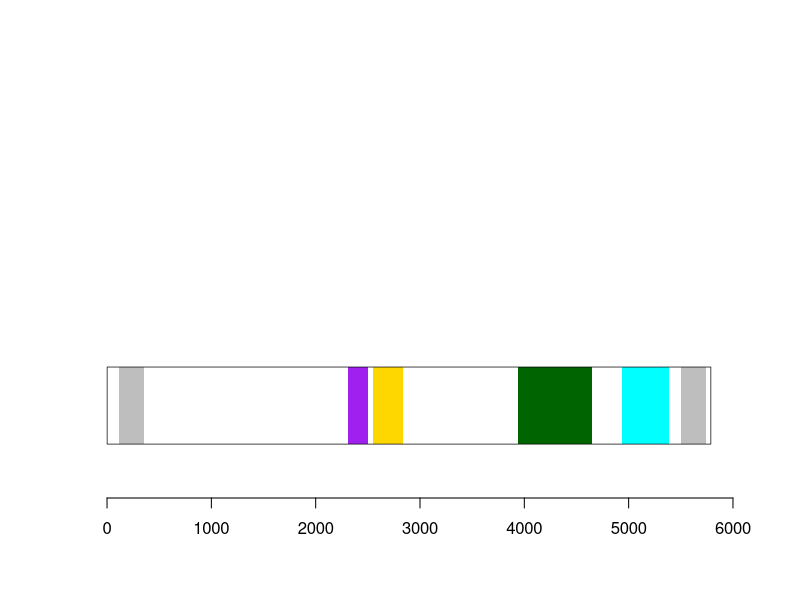

Recreate this plot in R.



pdf("plots/copia_element.pdf", width = 5, height = 3)

plot(1, type= 'n', xlim=c(0,6000), ylim=c(0,100), axes=F, xlab="", ylab="")
axis(1)

# LTRs
rect(119, 10, 359, 30, lwd = NA, col = "grey")
rect(5505, 10, 5745, 30, lwd = NA, col = "grey")

# GAG
rect(2309, 10, 2497, 30, lwd = NA, col = "purple")

# INT
rect(2546, 10, 2839, 30, lwd = NA, col = "gold")

# RV
rect(3935, 10, 4651, 30, lwd = NA, col = "darkgreen")

# RNase
rect(4937, 10, 5389, 30, lwd = NA, col = "cyan")


rect(1, 10, 5788, 30, lwd = 0.7)

dev.off()